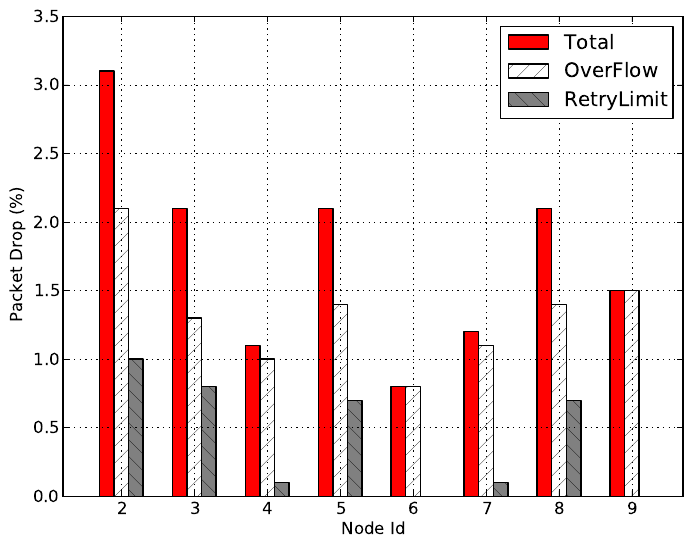

Here is the Python script that generated this plot:
#!/usr/bin/python

import matplotlib.pyplot as plt
import numpy as np
import csv, sys, re, random, os, time

datfile="impl-loss-stats.txt"
Mcsv = csv.reader(open(datfile, 'rb'), delimiter=',', quotechar='"')

# Mapping from column name to column index
I = {}

# Matrix of all the rows
M = []

rowNum = 0
for row in Mcsv:
    rowNum += 1
    if (rowNum == 1):
        for i in range(len(row)):
            I[row[i]] = i
        continue
    else:
        M.append(row)

nodeid_col = map(lambda r: r[I['NodeId']], M)
overflow_col = map(lambda r: 0.1*float(r[I['OverFlow']]), M)
retrylimit_col = map(lambda r: 0.1*float(r[I['RetryLimit']]), M)
temp = zip(overflow_col, retrylimit_col)
total_col = map(lambda tup: sum(tup), temp)

ind = np.arange(len(nodeid_col))
width = 0.20

r1 = plt.bar(ind, total_col, width, color='r')
r2 = plt.bar(ind+width, overflow_col, width, color='w', hatch='/')
r3 = plt.bar(ind+2*width, retrylimit_col, width, color='gray', hatch='\\')

plt.axis(xmin=-0.5)
plt.xlabel('Node Id')
plt.ylabel('Packet Drop (%)')
plt.grid(b='on')
plt.xticks(ind+1.5*width, nodeid_col)
plt.legend((r1[0], r2[0], r3[0]), ('Total','OverFlow', 'RetryLimit'), loc=0)
plt.savefig("impl-loss-stats.pdf", bbox_inches='tight')
#plt.show()
